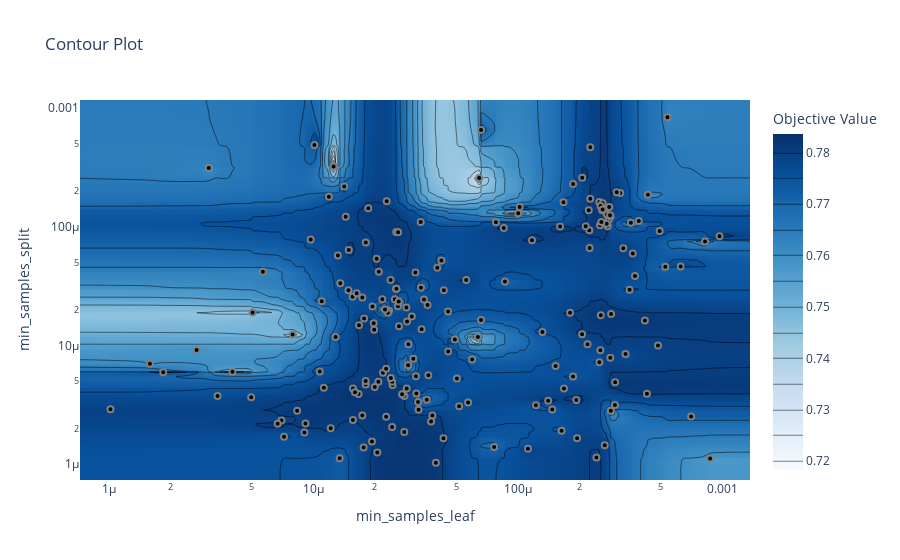

Notebook cell for this chart:
### Code cell
plot_contour(study, params=['min_samples_split', 'min_samples_leaf'])

### Figure 1 — Plotly figure (JSON) as saved in the notebook; plotly's stock layout.template omitted (floating-point values rounded to 4 significant figures; data arrays with more than 128 entries replaced by an {"elided": "..."} marker saying what was removed)
{"data": [{"colorbar": {"title": {"text": "Objective Value"}}, "colorscale": [[0, "rgb(247,251,255)"], [0.125, "rgb(222,235,247)"], [0.25, "rgb(198,219,239)"], [0.375, "rgb(158,202,225)"], [0.5, "rgb(107,174,214)"], [0.625, "rgb(66,146,198)"], [0.75, "rgb(33,113,181)"], [0.875, "rgb(8,81,156)"], [1, "rgb(8,48,107)"]], "connectgaps": true, "contours": {"coloring": "heatmap"}, "hoverinfo": "none", "line": {"smoothing": 1.3}, "reversescale": false, "type": "contour", "x": {"elided": "202 float values"}, "y": {"elided": "202 float values"}, "z": {"elided": "202x202 float values"}}, {"marker": {"color": "black", "line": {"color": "Gray", "width": 2}}, "mode": "markers", "name": "Feasible Trial", "showlegend": false, "type": "scatter", "x": {"elided": "200 float values"}, "y": {"elided": "200 float values"}}, {"marker": {"color": "#cccccc", "line": {"color": "Gray", "width": 2}}, "mode": "markers", "name": "Infeasible Trial", "showlegend": false, "type": "scatter", "x": [], "y": []}], "layout": {"title": {"text": "Contour Plot"}, "xaxis": {"range": [-6.14, -2.865], "title": {"text": "min_samples_leaf"}, "type": "log"}, "yaxis": {"range": [-6.132, -2.931], "title": {"text": "min_samples_split"}, "type": "log"}}}
